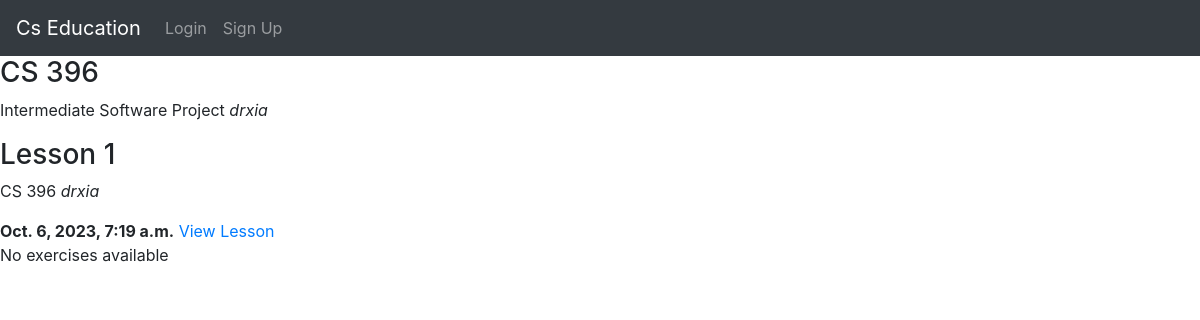
The page /courses/1/ on the database as committed earlier.
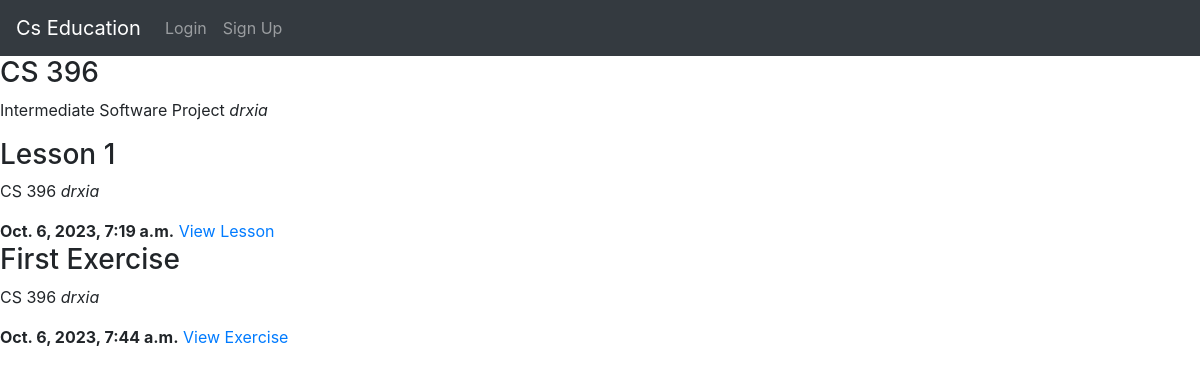
The same page on the database as committed later.
### lms/models.py (models this page shows)
class Course(models.Model):
    code = models.CharField(max_length= 255)
    name = models.CharField(max_length= 255)
    created_date = models.DateTimeField(auto_now_add=True)
    updated_date = models.DateTimeField(auto_now=True)
    students = models.ManyToManyField(Profile, related_name="courses")
    instructor = models.ForeignKey(Profile, on_delete=models.CASCADE)

class Profile(AbstractUser):
    pass

class Lesson(models.Model):
    name = models.CharField(max_length= 255)
    description = models.TextField()
    body = RichTextField()
    created_date = models.DateTimeField(auto_now_add=True)
    updated_date = models.DateTimeField(auto_now=True)
    course = models.ForeignKey(Course, related_name="lessons", on_delete=models.CASCADE)

class Exercise(models.Model):
    name = models.CharField(max_length= 255)
    description = models.TextField()
    created_date = models.DateTimeField(auto_now_add=True)
    updated_date = models.DateTimeField(auto_now=True)
    course = models.ForeignKey(Course, related_name="exercises", on_delete=models.CASCADE)

### lms/views.py (the view)
# urls.py: path("courses/<int:course_id>/", views.view_course, name="view_course"),
def view_course(request, course_id):
    course = Course.objects.get(id=course_id)
    lessons = Lesson.objects.filter(course=course_id)
    exercises = Exercise.objects.filter(course=course_id)
    context = {
        "course": course,
        "lessons": lessons,
        "exercises": exercises
    }
    return render(request, "pages/courses/view_course.html", context)

### templates/pages/courses/view_course.html (shortened to what this page needs)
{% extends 'base.html' %}
{% block content %}
    <section class="course">
        <section class="course-header">
            <h3>{{course.code}}</h3>
            <p>{{course.name}} <em>{{course.instructor.username}}</em></p>
        </section>
    </section>
    {% if lessons %}
        <section class="lessons">
            {% for lesson in lessons %}
            <section class="lesson">
                <section class="lesson-header">
                    <h3>{{lesson.name}}</h3>
                    <p>{{lesson.course.code}} <em>{{lesson.course.instructor.username}}</em></p>
                    <strong>{{lesson.created_date}}</strong>
                    <a href="{% url 'view_lesson' course.id lesson.id %}">View Lesson</a>
                </section>
            </section>
            {% endfor %}
        </section>
    {% else %}
        <section class="no-lessons">
            <p>No lessons available</p>
        </section>
    {% endif %}
    {% if exercises %}
        <section class="exercises">
            {% for exercise in exercises %}
            <section class="exercise">
                <section class="exercise-header">
                    <h3>{{exercise.name}}</h3>
                    <p>{{exercise.course.code}} <em>{{exercise.course.instructor.username}}</em></p>
                    <strong>{{exercise.created_date}}</strong>
                    <a href="{% url 'view_exercise' course.id exercise.id %}">View Exercise</a>
                </section>
            </section>
            {% endfor %}
        </section>
    {% else %}
        <section class="no-exercises">
            <p>No exercises available</p>
        </section>
    {% endif %}
{% endblock content %}

### templates/base.html (shortened to what this page needs)
<!doctype html>
<html lang="en">
  <head>
    <link rel="stylesheet" href="https://cdn.jsdelivr.net/npm/bootstrap@4.4.1/dist/css/bootstrap.min.css">
</head>
<body>
    <nav class="navbar navbar-expand-lg navbar-dark bg-dark">
        <a class="navbar-brand" href="{% url 'index' %}">Cs Education</a>
        <div class="collapse navbar-collapse" id="navbarTogglerDemo02">
            <ul class="navbar-nav mr-auto mt-2 mt-lg-0">
                {% if user.is_authenticated %}
                <li class="nav-item">
                    <a class="nav-link" href="{% url 'logout' %}">Logout</a>
                </li>
                <li class="nav-item">
                    <a class="nav-link" href="{% url 'courses' %}">Courses</a>
                </li>
                <li class="nav-item">
                  <p class="nav-link">Welcome, {{user.username}}</p>
                </li>
                {% else %}
                <li class="nav-item">
                    <a class="nav-link" href="{% url 'login' %}">Login</a>
                </li>
                <li class="nav-item">
                    <a class="nav-link" href="{% url 'signup' %}">Sign Up</a>
                </li>
                {% endif %}
            </ul>
        </div>
      </nav>
      <main class="main-content">
        {% block content %}
        {% endblock %}
      </main>
  </body>
</html>

Rows that differ between the two databases and show on the page:
added Exercise: name "First Exercise", course.code "CS 396", course.instructor.username "drxia", created_date "Oct. 6, 2023, 7:44 a.m."
Other text that changed with them:
text no longer shown: "No exercises available"
